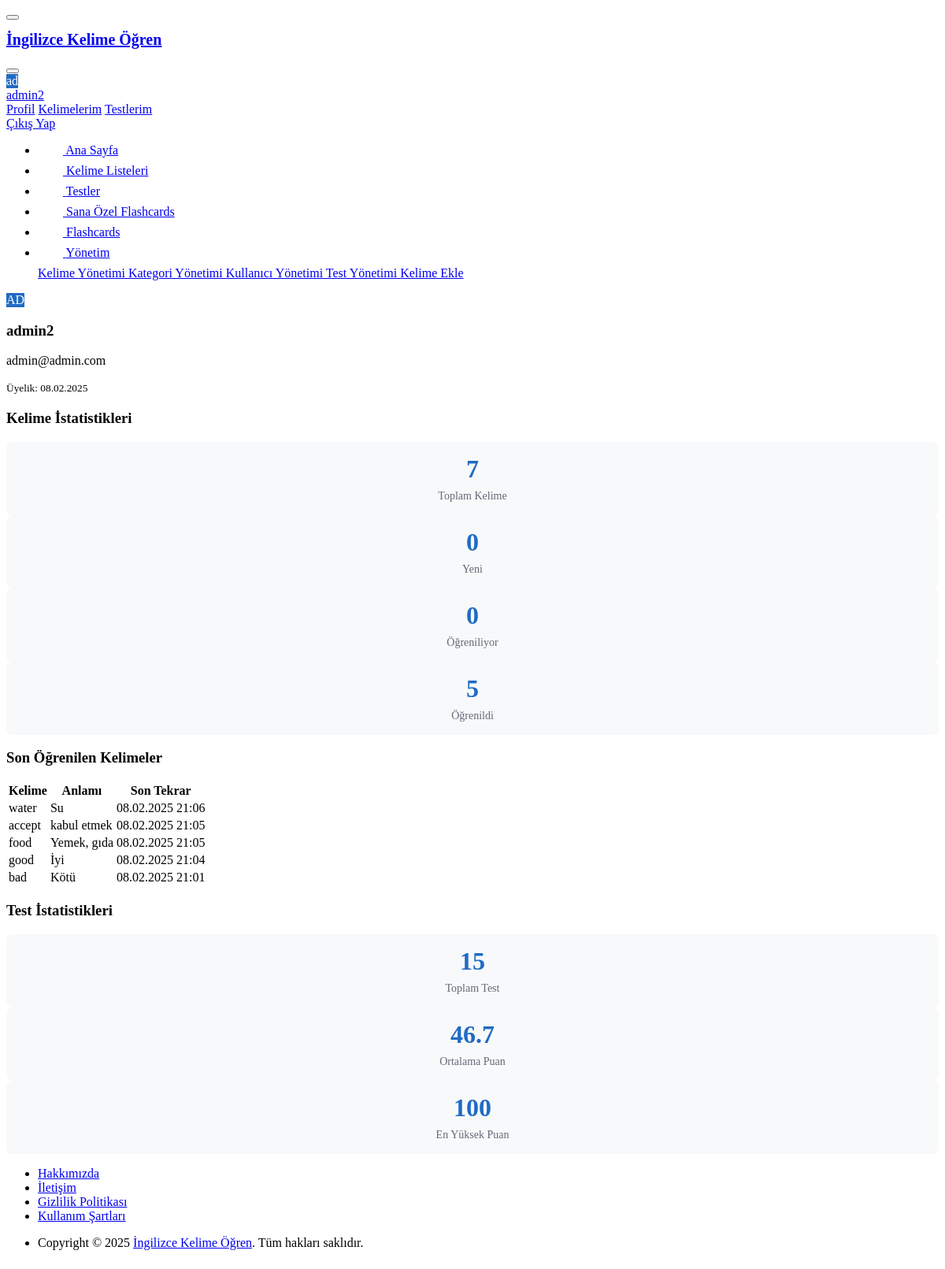
The app's page /profile.php (signed in) with its own data.
### tables this page shows
CREATE TABLE `users` (
  `id` int(11) NOT NULL AUTO_INCREMENT,
  `username` varchar(50) NOT NULL,
  `email` varchar(100) NOT NULL,
  `password` varchar(255) NOT NULL,
  `role` enum('user','admin') DEFAULT 'user',
  `created_at` timestamp NOT NULL DEFAULT current_timestamp(),
  `updated_at` timestamp NOT NULL DEFAULT current_timestamp() ON UPDATE current_timestamp(),
  `last_login` timestamp NULL DEFAULT NULL,
  `is_active` tinyint(1) DEFAULT 1,
  `reset_token` varchar(100) DEFAULT NULL,
  `reset_token_expires` timestamp NULL DEFAULT NULL,
  PRIMARY KEY (`id`),
  UNIQUE KEY `username` (`username`),
  UNIQUE KEY `email` (`email`)
);

CREATE TABLE `user_words` (
  `user_id` int(11) NOT NULL,
  `word_id` int(11) NOT NULL,
  `status` enum('new','learning','mastered') DEFAULT 'new',
  `last_reviewed` timestamp NULL DEFAULT NULL,
  `next_review` timestamp NULL DEFAULT NULL,
  `correct_count` int(11) DEFAULT 0,
  `incorrect_count` int(11) DEFAULT 0,
  `created_at` timestamp NOT NULL DEFAULT current_timestamp(),
  PRIMARY KEY (`user_id`,`word_id`),
  KEY `word_id` (`word_id`),
  KEY `idx_user_words_status` (`status`),
  CONSTRAINT `user_words_ibfk_1` FOREIGN KEY (`user_id`) REFERENCES `users` (`id`) ON DELETE CASCADE,
  CONSTRAINT `user_words_ibfk_2` FOREIGN KEY (`word_id`) REFERENCES `words` (`id`) ON DELETE CASCADE
);

CREATE TABLE `words` (
  `id` int(11) NOT NULL AUTO_INCREMENT,
  `word` varchar(100) NOT NULL,
  `pronunciation` varchar(100) DEFAULT NULL,
  `definition` text NOT NULL,
  `example_sentence` text DEFAULT NULL,
  `image_url` varchar(255) DEFAULT NULL,
  `audio_url` varchar(255) DEFAULT NULL,
  `category_id` int(11) DEFAULT NULL,
  `difficulty_level` enum('beginner','intermediate','advanced') DEFAULT 'beginner',
  `created_by` int(11) DEFAULT NULL,
  `is_approved` tinyint(1) DEFAULT 0,
  `created_at` timestamp NOT NULL DEFAULT current_timestamp(),
  `updated_at` timestamp NOT NULL DEFAULT current_timestamp() ON UPDATE current_timestamp(),
  PRIMARY KEY (`id`),
  KEY `created_by` (`created_by`),
  KEY `idx_words_category` (`category_id`),
  KEY `idx_words_difficulty` (`difficulty_level`),
  CONSTRAINT `words_ibfk_1` FOREIGN KEY (`category_id`) REFERENCES `categories` (`id`) ON DELETE SET NULL,
  CONSTRAINT `words_ibfk_2` FOREIGN KEY (`created_by`) REFERENCES `users` (`id`) ON DELETE SET NULL
);

### profile.php (the view, shortened to what this page needs)
<?php
require_once 'functions/functions.php';
$errors = [];
try {
    $db = dbConnect();
    $stmt = $db->prepare("
        SELECT id, username, email, created_at
        FROM users
        WHERE id = ?
    ");
    $stmt->execute([$_SESSION['user_id']]);
    $user = $stmt->fetch();
    $statsStmt = $db->prepare("
        SELECT
            COUNT(*) as total_words,
            SUM(CASE WHEN status = 'new' THEN 1 ELSE 0 END) as new_words,
            SUM(CASE WHEN status = 'learning' THEN 1 ELSE 0 END) as learning_words,
            SUM(CASE WHEN status = 'mastered' THEN 1 ELSE 0 END) as learned_words
        FROM user_words
        WHERE user_id = ?
    ");
    $statsStmt->execute([$_SESSION['user_id']]);
    $stats = $statsStmt->fetch();
    $recentWordsStmt = $db->prepare("
        SELECT w.word, w.definition, uw.status, uw.last_reviewed
        FROM user_words uw
        JOIN words w ON uw.word_id = w.id
        WHERE uw.user_id = ? AND uw.status = 'mastered'
        ORDER BY uw.last_reviewed DESC
        LIMIT 5
    ");
    $recentWordsStmt->execute([$_SESSION['user_id']]);
    $recentWords = $recentWordsStmt->fetchAll();
    $testStatsStmt = $db->prepare("
        SELECT
            COUNT(*) as total_tests,
            AVG(score) as average_score,
            MAX(score) as best_score
        FROM test_results
        WHERE user_id = ?
    ");
    $testStatsStmt->execute([$_SESSION['user_id']]);
    $testStats = $testStatsStmt->fetch();
} catch (PDOException $e) {
    $errors[] = 'Bir hata oluştu.';
    logError('Profile error: ' . $e->getMessage());
}
include 'includes/header/header.php';
?>
<div class="container-xl py-4">
    <div class="row g-3">
        <div class="col-12 col-md-4">
            <div class="card">
                <div class="card-body text-center">
                    <div class="mb-3">
                        <span class="avatar avatar-xl mb-3 rounded">
                            <?php echo strtoupper(substr($user['username'], 0, 2)); ?>
                        </span>
                        <h3 class="m-0"><?php echo htmlspecialchars($user['username']); ?></h3>
                        <p class="text-muted mb-0"><?php echo htmlspecialchars($user['email']); ?></p>
                        <small class="text-muted">
                            Üyelik: <?php echo date('d.m.Y', strtotime($user['created_at'])); ?>
                        </small>
                    </div>
                </div>
            </div>
        </div>
        <div class="col-12 col-md-8">
            <div class="card">
                <div class="card-header">
                    <h3 class="card-title">Kelime İstatistikleri</h3>
                </div>
                <div class="card-body">
                    <div class="row g-3">
                        <div class="col-6 col-sm-3">
                            <div class="stat-card">
                                <div class="stat-value"><?php echo $stats['total_words']; ?></div>
                                <div class="stat-label">Toplam Kelime</div>
                            </div>
                        </div>
                        <div class="col-6 col-sm-3">
                            <div class="stat-card">
                                <div class="stat-value"><?php echo $stats['new_words']; ?></div>
                                <div class="stat-label">Yeni</div>
                            </div>
                        </div>
                        <div class="col-6 col-sm-3">
                            <div class="stat-card">
                                <div class="stat-value"><?php echo $stats['learning_words']; ?></div>
                                <div class="stat-label">Öğreniliyor</div>
                            </div>
                        </div>
                        <div class="col-6 col-sm-3">
                            <div class="stat-card">
                                <div class="stat-value"><?php echo $stats['learned_words']; ?></div>
                                <div class="stat-label">Öğrenildi</div>
                            </div>
                        </div>
                    </div>
                </div>
            </div>
        </div>
        <div class="col-12">
            <div class="card">
                <div class="card-header">
                    <h3 class="card-title">Son Öğrenilen Kelimeler</h3>
                </div>
                <div class="card-body">
                    <?php if (empty($recentWords)): ?>
                        <div class="text-muted">Henüz öğrenilen kelime yok.</div>
                    <?php else: ?>
                        <div class="table-responsive">
                            <table class="table table-vcenter">
                                <thead>
                                    <tr>
                                        <th>Kelime</th>
                                        <th>Anlamı</th>
                                        <th>Son Tekrar</th>
                                    </tr>
                                </thead>
                                <tbody>
                                    <?php foreach ($recentWords as $word): ?>
                                    <tr>
                                        <td><?php echo htmlspecialchars($word['word']); ?></td>
                                        <td><?php echo htmlspecialchars($word['definition']); ?></td>
                                        <td><?php echo date('d.m.Y H:i', strtotime($word['last_reviewed'])); ?></td>
                                    </tr>
                                    <?php endforeach; ?>
                                </tbody>
                            </table>
                        </div>
                    <?php endif; ?>
                </div>
            </div>
        </div>
        <div class="col-12">
            <div class="card">
                <div class="card-header">
                    <h3 class="card-title">Test İstatistikleri</h3>
                </div>
                <div class="card-body">
                    <div class="row g-3">
                        <div class="col-md-4">
                            <div class="stat-card">
                                <div class="stat-value"><?php echo $testStats['total_tests'] ?? 0; ?></div>
                                <div class="stat-label">Toplam Test</div>
                            </div>
                        </div>
                        <div class="col-md-4">
                            <div class="stat-card">
                                <div class="stat-value"><?php echo $testStats['average_score'] ? round($testStats['average_score'], 1) : 0; ?></div>
                                <div class="stat-label">Ortalama Puan</div>
                            </div>
                        </div>
                        <div class="col-md-4">
                            <div class="stat-card">
                                <div class="stat-value"><?php echo $testStats['best_score'] ? round($testStats['best_score'], 1) : 0; ?></div>
                                <div class="stat-label">En Yüksek Puan</div>
                            </div>
                        </div>
                    </div>
                </div>
            </div>
        </div>
    </div>
</div>
<?php
include 'includes/footer/footer.php';
?>

### assets/css/style.css (style rules this page uses)
:root { --primary-color: #206bc4; --secondary-color: #626976; --success-color: #2fb344; --warning-color: #f76707; --danger-color: #d63939; --info-color: #4299e1; --bg-color: #ffffff; --text-color: #1f2937; --card-bg: #ffffff; --border-color: #e5e7eb; }
.stat-value { font-size: 2rem; font-weight: bold; color: #8b5cf6; margin-bottom: 0.5rem; }
.stat-label { color: #6b7280; font-size: 0.875rem; }
.avatar { display: inline-flex; align-items: center; justify-content: center; font-weight: 500; background-color: var(--primary-color); color: #fff; }

### profile.php (style rules this page uses)
.stat-card { text-align: center; padding: 1rem; background: #f8f9fa; border-radius: 0.5rem; }
.stat-value { font-size: 2rem; font-weight: bold; color: #206bc4; }
.stat-label { color: #626976; font-size: 0.875rem; }

### records on screen
users: username "AD", username "admin2", email "admin@admin.com", created_at "08.02.2025"
user_words: word.word "water", word.definition "Su", last_reviewed "08.02.2025 21:06"
user_words: word.word "accept", word.definition "kabul etmek", last_reviewed "08.02.2025 21:05"
user_words: word.word "food", word.definition "Yemek, gıda", last_reviewed "08.02.2025 21:05"
user_words: word.word "good", word.definition "İyi", last_reviewed "08.02.2025 21:04"
user_words: word.word "bad", word.definition "Kötü", last_reviewed "08.02.2025 21:01"

### other values on screen
substr($_SESSION['username'], 0, 2) "ad"
$_SESSION['username'] "admin2"
$stats['total_words'] "7"
$stats['new_words'] "0"
$stats['learning_words'] "0"
$stats['learned_words'] "5"
$testStats['total_tests'] "15"
$testStats['average_score'] "46.7"
$testStats['best_score'] "100"
